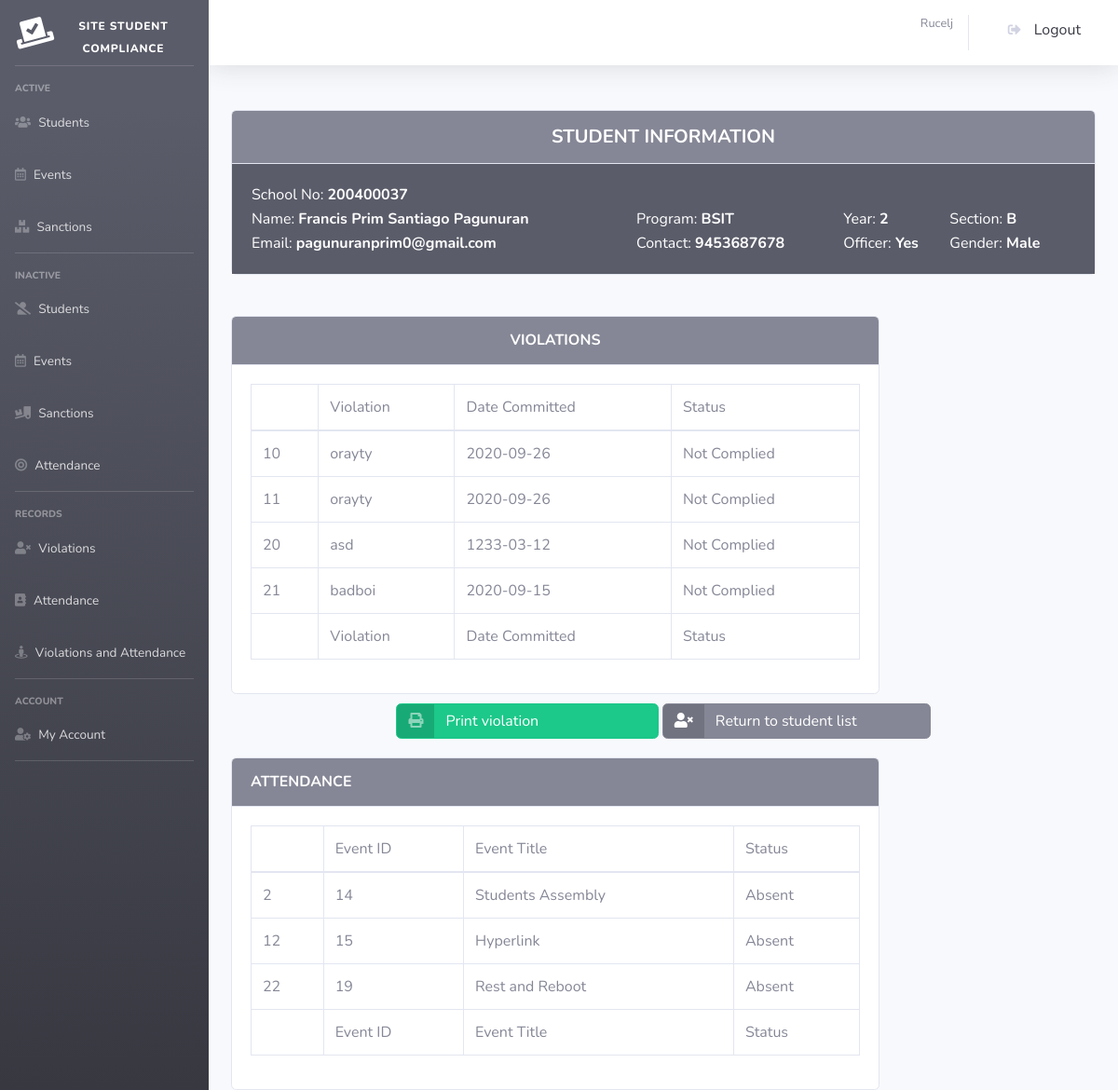
Screenshot of /va_view.php?id=200400037 (signed in) with the database file from the repository.
### tables this page shows
CREATE TABLE `students` (
  `id` varchar(11) NOT NULL,
  `year_level` int(11) NOT NULL,
  `section` text NOT NULL,
  `program` text NOT NULL,
  `firstname` text NOT NULL,
  `middlename` text NOT NULL,
  `lastname` text NOT NULL,
  `email` text NOT NULL,
  `contact` text NOT NULL,
  `officer` text NOT NULL,
  `gender` text NOT NULL,
  `status` int(11) NOT NULL
);

CREATE TABLE `violations` (
  `vio_id` int(11) NOT NULL,
  `committer_id` text NOT NULL,
  `description` text NOT NULL,
  `date_committed` text NOT NULL,
  `compliance` int(11) NOT NULL
);

CREATE TABLE `attendance` (
  `att_id` int(11) NOT NULL,
  `s_id` int(11) NOT NULL,
  `event_id` int(11) NOT NULL,
  `event_name` text NOT NULL,
  `presence` int(11) NOT NULL
);

### perfect_function.php (called while the page is built, shortened)
<?php
function getConnection()
{
	$servername = "localhost";
	$username = "root";
	$password = "";
	$dbname = "xx";
	$conn = new mysqli($servername, $username, $password, $dbname);
	return $conn;
}
function get_where($table_name, $id)
{
	$conn = getConnection();
	$sql = "SELECT * FROM $table_name where id=$id";
	$result = $conn->query($sql);
	return $result;
}
function get_where_custom($table_name, $column, $value)
{
	$conn = getConnection();
	$sql = "SELECT * FROM $table_name where ".$column."='".$value."'";
	$result = $conn->query($sql);
	return $result;
}
?>

### va_view.php (the view, shortened to what this page needs)
<?php
include "header.php";
include "perfect_function.php";
?>
<div align=center>
<br>
    <div class="card w-100">
                <div class="card-header py-3 bg-secondary">
                <h5 class="m-0 font-weight-bold text-white">STUDENT INFORMATION</h5>
                </div>
                <div class="card-body bg-dark">
                <div class="table-responsive">
                    <table class="" id="dataTable" width="100%" cellspacing="0" style="color: #fff;">
        <tbody>
    <?php
        $table_name="students";
        if (isset($_SESSION['committer_id'])){
            $id=$_SESSION['committer_id'];
        } else {
            $id = $_GET['id'];
        }
        $user_data=get_where($table_name, $id);
        foreach ($user_data as $key => $row) {
            $id=$row['id'];
            $name=$row['firstname'] ." ". $row['middlename'] ." ". $row['lastname'];
            $program=$row['program'];
            $year_level=$row['year_level'];
                if ($year_level==1){
                    $year_level="1";
                } elseif ($year_level==2){
                    $year_level="2";
                } elseif ($year_level==3){
                    $year_level="3";
                } elseif ($year_level==4){
                    $year_level="4";
                } else {
                    $year_level="5";
                }
            $section=$row['section'];
            $email=$row['email'];
            $contact=$row['contact'];
            $officer=$row['officer'];
            $gender=$row['gender'];
    ?>
    <tr>
    <td>School No: <b><?= $id ?></b></td>
    </tr>
    <tr>
        <td>Name: <b><?= $name ?></b></td>
        <td>Program: <b><?= $program ?></b></td>
        <td>Year: <b><?= $year_level ?></b></td>
        <td>Section: <b><?= $section ?></b></td>
    </tr>
    <tr>
        <td>Email: <b><?= $email ?></b></td>
        <td>Contact: <b><?= $contact ?></b></td>
        <td>Officer: <b><?= ucfirst(strtolower($officer)) ?></b></td>
        <td>Gender: <b><?= ucfirst(strtolower($gender)) ?></b></td>
    </tr>
        <?php   }   ?>
    </tbody>
</table>
</div>
</div>
</div>
<br>
<div class="card w-75" style="margin-top: 20px; float: left;">
                <div class="card-header py-3 bg-secondary">
                <h6 class="m-0 font-weight-bold text-white">VIOLATIONS</h6>
                </div>
                <div class="card-body">
                <div class="table-responsive">
                    <table class="table table-bordered" id="dataTable" width="100%" cellspacing="0">
        <thead>
        <tr>
            <td>&nbsp;</td>
            <td>Violation</td>
            <td>Date Committed</td>
            <td>Status</td>
        </tr>
        </thead>
        <tfoot>
        <tr>
            <td>&nbsp;</td>
            <td>Violation</td>
            <td>Date Committed</td>
            <td>Status</td>
        </tr>
        </tfoot>
        <tbody>
    <?php
        $table_name="violations";
        $column="committer_id";
        if (isset($_SESSION['committer_id'])){
            $value=$_SESSION['committer_id'];
        } else {
            $value = $_GET['id'];
        }
        $user_data=get_where_custom($table_name, $column, $value);
        foreach ($user_data as $key => $row) {
            $vio_id=$row['vio_id'];
            $description=$row['description'];
            $date_committed=$row['date_committed'];
            $compliance=$row['compliance'];
                if ($compliance==0){
                    $compliance="Not Complied";
                } else {
                    $compliance="Complied";
                }
    ?>
    <tr>
        <td><?= $vio_id ?></td>
        <td><?= $description ?></td>
        <td><?= $date_committed ?></td>
        <td><?= $compliance ?></td>
    </tr>
        <?php    }   ?>
    </tbody>
</table>
</div>
</div>
</div>
<div class="" style="margin-top: 23px;">
<a href="va_view_print.php?id=<?= $id?>" target="_blank" class="btn btn-success btn-icon-split" style="margin-top: 10px;">
        <span class="icon text-white-50">
            <i class="fas fa-print"></i>
        </span>
        <span class="text">
            Print violation
            &nbsp;&nbsp;&nbsp;&nbsp;&nbsp;&nbsp;&nbsp;&nbsp;
            &nbsp;&nbsp;&nbsp;&nbsp;&nbsp;&nbsp;&nbsp;&nbsp;
            &nbsp;&nbsp;&nbsp;&nbsp;&nbsp;&nbsp;&nbsp;&nbsp;&nbsp;
        </span>
        </a>
<a href="va_manage.php" class="btn btn-secondary btn-icon-split" style="margin-top: 10px;">
        <span class="icon text-dark-50">
            <i class="fas fa-user-times"></i>
        </span>
        <span class="text">
            Return to student list
            &nbsp;&nbsp;&nbsp;&nbsp;&nbsp;&nbsp;&nbsp;&nbsp;
            &nbsp;&nbsp;&nbsp;&nbsp;&nbsp;&nbsp;
        </span>
        </a>
</div>
</div>
<div class="card w-75" style="margin-top: 20px; float: left;">
                <div class="card-header py-3 bg-secondary">
                <h6 class="m-0 font-weight-bold text-white">ATTENDANCE</h6>
                </div>
                <div class="card-body">
                <div class="table-responsive">
                    <table class="table table-bordered" id="dataTable" width="100%" cellspacing="0">
        <thead>
        <tr>
            <td>&nbsp;</td>
            <td>Event ID</td>
            <td>Event Title</td>
            <td>Status</td>
        </tr>
        </thead>
        <tfoot>
        <tr>
        <td>&nbsp;</td>
            <td>Event ID</td>
            <td>Event Title</td>
            <td>Status</td>
        </tr>
        </tfoot>
        <tbody>
    <?php
        $table_name="attendance";
        $column="s_id";
        $value = $_GET['id'];
        $user_data=get_where_custom($table_name, $column, $value);
        foreach ($user_data as $key => $row) {
            $att_id=$row['att_id'];
            $event_id=$row['event_id'];
            $event_name=$row['event_name'];
            $presence=$row['presence'];
            if ($presence==0){
                $presence="Present";
            } elseif ($presence==1){
                $presence="Late";
            } elseif ($presence==2){
                $presence="Excused";
            } elseif ($presence==3){
                $presence="Partial";
            } elseif ($presence==4){
                $presence="Absent";
            }
    ?>
    <tr>
        <td><?= $att_id ?></td>
        <td><?= $event_id ?></td>
        <td><?= $event_name ?></td>
        <td><?= $presence ?></td>
    </tr>
        <?php    }   ?>
    </tbody>
</table>
</div>
</div>
</div>

### rows the page displays
students: id "200400037", name "Francis Prim Santiago Pagunuran", program "BSIT", year_level "2", section "B", email "pagunuranprim0@gmail.com", contact "9453687678", officer "Yes", gender "Male"
violations: vio_id "10", description "orayty", date_committed "2020-09-26", compliance "Not Complied"
violations: vio_id "11", description "orayty", date_committed "2020-09-26", compliance "Not Complied"
violations: vio_id "20", description "asd", date_committed "1233-03-12", compliance "Not Complied"
violations: vio_id "21", description "badboi", date_committed "2020-09-15", compliance "Not Complied"
attendance: att_id "2", event "14", event_name "Students Assembly", presence "Absent"
attendance: att_id "12", event "15", event_name "Hyperlink", presence "Absent"
attendance: att_id "22", event "19", event_name "Rest and Reboot", presence "Absent"

### other values shown
$_SESSION['firstlast'] "Rucelj"
